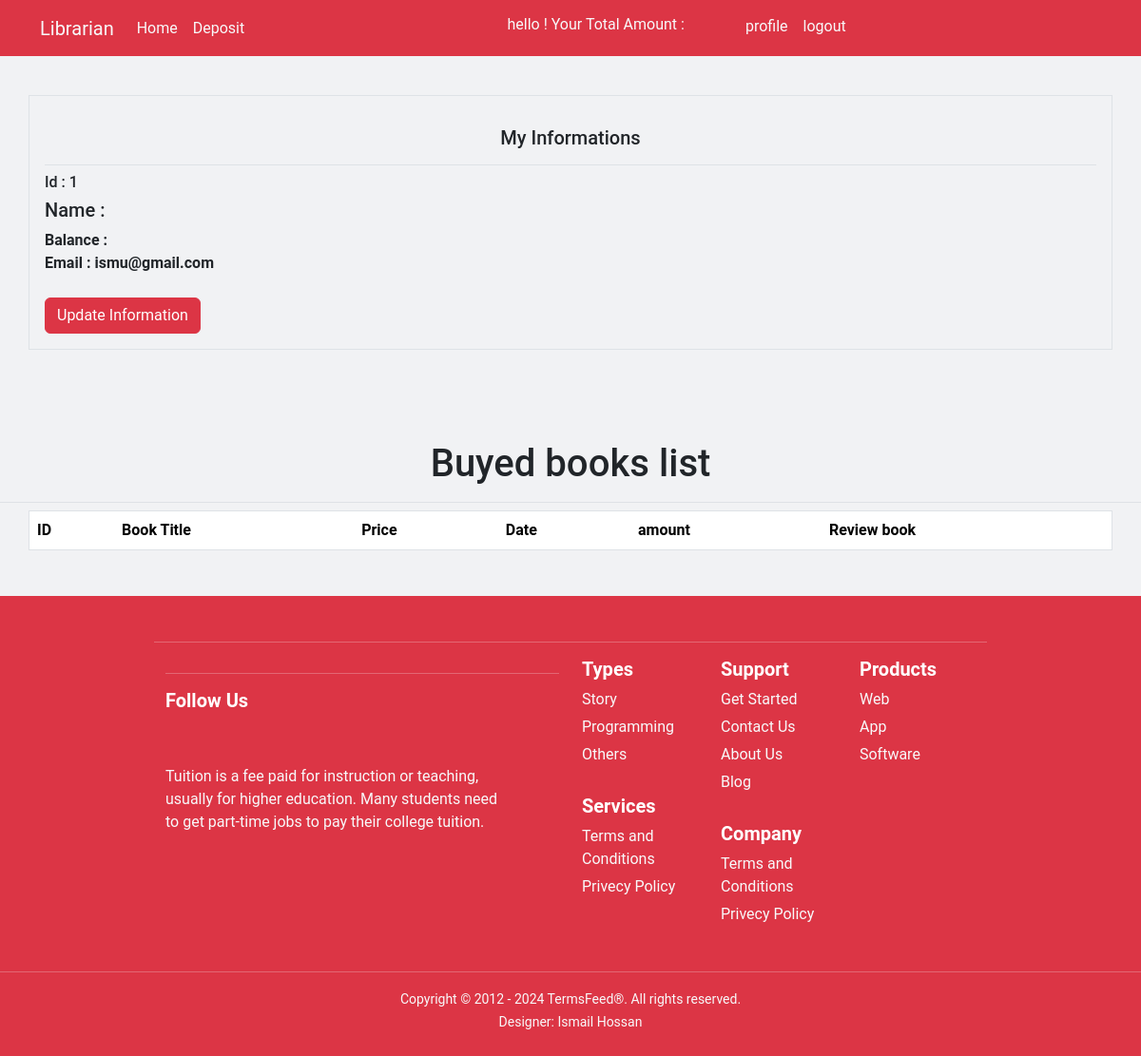
/accounts/profile/ (signed in), run on an earlier commit of the app's database.
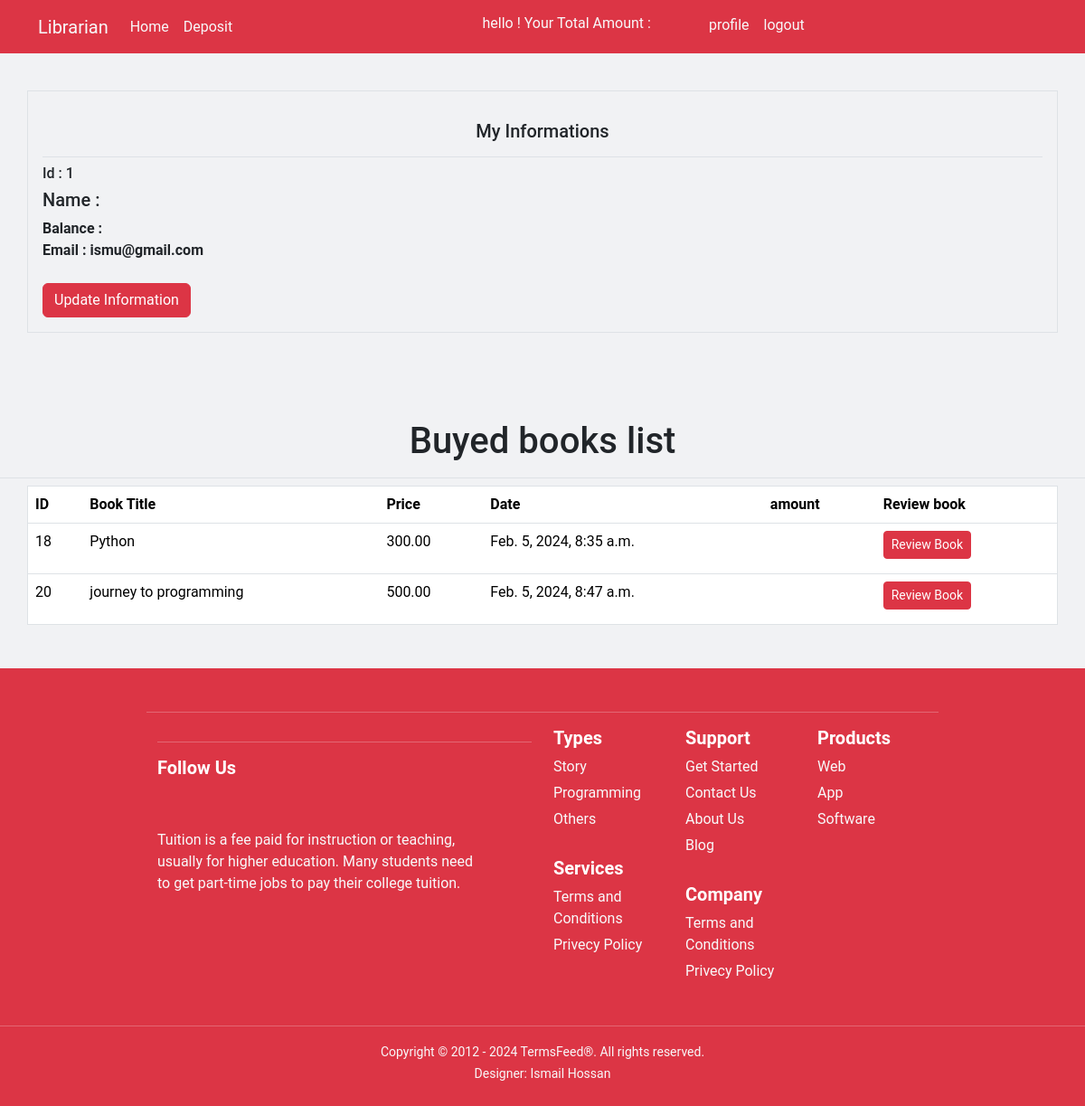
And on a later commit of the database.
### booklist/models.py (models this page shows, shortened)
class Books(models.Model):
    user = models.ForeignKey(User ,related_name='book' ,on_delete =models.CASCADE ,null=True,blank = True )
    category = models.ManyToManyField(Category,blank=True,null=True)
    title = models.CharField(max_length =200)
    description = models.TextField()
    image =models.ImageField(upload_to='booklist/media/uploads/')
    borrowing_price =models.DecimalField(default=0, max_digits=10, decimal_places=2,null=True,blank = True)
    borrow_date= models.DateTimeField(auto_now_add=True)

### accounts/views.py (the view)
# urls.py: path('profile/',views.Profile.as_view(), name='profile'),
class Profile(LoginRequiredMixin,ListView):
    template_name = 'page1/profile.html'
    model = Books
    context_object_name = 'data'
    def get_queryset(self):
        return Books.objects.filter(user =self.request.user)

### accounts/templates/page1/profile.html (shortened to what this page needs)
{% extends "base.html" %}
{% block content %}
<div class="user-informations " style="margin-top:100px;">
  <div class="container m-auto border p-3">
    <h5 class="text-center p-3 border-bottom">My Informations</h5>
    <h6> <span class="font-weight-bold">Id</span> : {{request.user.id}} </h6>
    <h5> Name : {{request.user.first_name}} {{request.user.last_name}}</h5>
    <b>Balance : {{request.user.useraccount.balance}}</b> <br>
    <strong>Email : {{request.user.email}}</strong><br><br>
    <a href="{% url 'update' %}" class="btn btn-danger" >Update Information</a>
  </div>
</div>
 <br>
 <br>
 <br>
 <br>
<table class="table border mb-5 p-5 container " border="1">
  <h1 class="border-bottom text-center mb-2 pb-3">Buyed books list</h1>
    <thead >
      <tr>
        <th scope="col ">ID</th>
        <th scope="col">Book Title</th>
        <th scope="col">Price</th>
        <th scope="col">Date</th>
        <th scope="col">amount</th>
        <th scope="col">Review book</th>
      </tr>
    </thead>
    <tbody>
      {% for dt in data %}
      <tr>
        <td>{{dt.id}}</td>
        <td>{{dt.title}}</td>
        <td>{{dt.borrowing_price}}</td>
        <td>{{dt.borrow_date}}</td>
        <td>{{request.user.useraccount.balance}}</td>
        <td><a href="{% url 'review' dt.id %}" class="btn btn-sm mb-2 btn-danger">Review Book</a> </td>
      </tr>
      {% endfor %}
    </tbody>
  </table>
{% endblock content %}

### templates/base.html (shortened to what this page needs)
<!doctype html>
<html lang="en">
    <head>
        <link
            href="https://cdn.jsdelivr.net/npm/bootstrap@5.3.2/dist/css/bootstrap.min.css"
            rel="stylesheet"
        />
        <link href="https://cdn.jsdelivr.net/npm/swiffy-slider@1.6.0/dist/css/swiffy-slider.min.css" rel="stylesheet">
    </head>
    <body style="background:#F1F2F4;">
        <nav class="navbar fixed-top navbar-expand-lg bg-danger ">
            <div class="container">
              <a class="navbar-brand text-light" href="#">Librarian</a>
              <div class="collapse navbar-collapse" id="navbarSupportedContent">
                <ul class="navbar-nav me-auto mb-2 mb-lg-0">
                  <li class="nav-item">
                    <a class="nav-link text-light " href="{% url 'homepage' %}">Home</a>
                  </li>
                  <li class="nav-item">
                    <a class="nav-link text-light" href="{% url 'deposit' %}">Deposit</a>
                  </li>
                </ul>
                <ul class="navbar-nav me-auto mb-2 mb-lg-0">
                  <li class="nav-item me-5">
                    <h2 class="nav-link active text-light"> hello ! Your Total Amount : {{ request.user.useraccount.balance }} </h2>
                  </li>
                    {% if user.is_authenticated %}
                    <li class="nav-item">
                        <a class="nav-link text-light active" aria-current="page" href="{% url 'profile' %}">profile</a>
                      </li>
                      <li class="nav-item">
                        <a class="nav-link text-light" href="{% url 'logout' %}">logout</a>
                      </li>
                    {%endif%}
                  </ul>
              </div>
            </div>
        </nav>
        {% block content %}
        {% endblock content %}
        <footer class="mt-5 mb-0 pt-5 pb-2 text-light bg-danger" >
          <div class="container w-75 m-auto row">
              <hr>
              <div class="col-md-6">
                <hr>
                  <div class="icons mt-3">
                    <h3 style='font-size:20px; font-weight:bold; color:white;'>Follow Us</h3>
                  </div>
                  <p class="pe-5 pb-5 pt-5">Tuition is a fee paid for instruction or teaching, usually for higher education. Many students need to get part-time jobs to pay their college tuition.</p>
              </div>
              <div class="col-md-2 mb-3">
                  <h3 style='font-size:20px; font-weight:bold ;color:white;'>Types</h3>
                  <ul class="list-unstyled" >
                      <li class="footer-li">Story</li>
                      <li class="footer-li">Programming</li>
                      <li class="footer-li">Others</li>
                  </ul>
                  <h3 style='font-size:20px; font-weight:bold; color:white;margin-top:30px;'>Services</h3>
                  <ul class="list-unstyled">
                      <li class="footer-li">Terms and Conditions</li>
                      <li class="footer-li">Privecy Policy</li>
                  </ul>
              </div>
              <div class="col-md-2 mb-3">
                  <h3 style='font-size:20px; font-weight:bold; color:white;'>Support</h3>
                  <ul class="list-unstyled">
                      <li class="footer-li">Get Started</li>
                      <li class="footer-li"><a class="nav-link text-light" href="">Contact Us</a></li>
                      <li class="footer-li"><a class="nav-link text-light" href="">About Us</a></li>
                      <li class="footer-li">Blog</li>
                  </ul>
                  <h3 style='font-size:20px; font-weight:bold; color:white; margin-top:30px;'>Company</h3>
                  <ul class="list-unstyled">
                      <li class="footer-li">Terms and Conditions</li>
                      <li class="footer-li">Privecy Policy</li>
                  </ul>
              </div>
              <div class="col-md-2 mb-3">
                  <h3 style='font-size:20px; font-weight:bold; color:white;'>Products</h3>
                  <ul class="list-unstyled">
                      <li class="footer-li">Web</li>
                      <li class="footer-li">App</li>
                      <li class="footer-li">Software</li>
                  </ul>
              </div>
          </div>
          <hr />
          <p class="text-center mt-3">
              <small>Copyright © 2012 - 2024 TermsFeed®. All rights reserved.</small><br>
              <small>Designer: Ismail Hossan</small>
          </p>
      </footer>
    </body>
</html>

What changed in the data, as far as the page shows it:
added Books: id "18", title "Python", borrowing_price "300.00", borrow_date "Feb. 5, 2024, 8:35 a.m."
added Books: id "20", title "journey to programming", borrowing_price "500.00", borrow_date "Feb. 5, 2024, 8:47 a.m."
